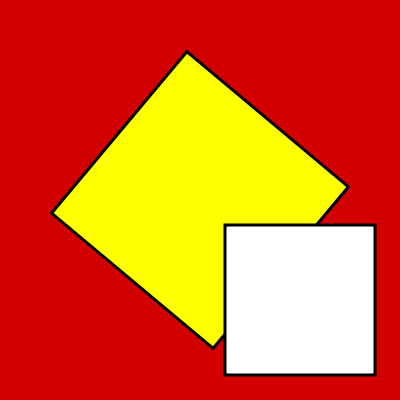
Frame 1 (no input)
Frame 60 (no input): identical to frame 1, image omitted
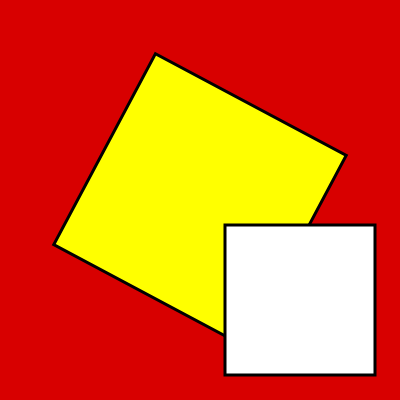
Frame 120 (the mouse pressed at the canvas centre since frame 60)

The p5.js sketch that drew these frames (run headless with seeded random() and noise() and a simulated clock; from frame 60 on, the mouse is pressed at the canvas centre):

// p5.js sketch
// ── sketch.js
// Intro to Interactivity
// Incorporating transformations (scale...rotate...translate...etc)
// Incorporate randomness
// "When I press my mouse, something will happen"

// First: let's generate a random number everytime I press my mouse

// global variables, for storing my random numbers
// initialized at top, defined within setup() --- why? bc we are using random()...needs to be within another p5.js function
let r; // changes the amount of red in background and the size of a shape
let r2; // amount of rotation

function setup() {
  createCanvas(400, 400);
  // when sketch first opens, generate random numbers
  r = random(100, 255);
  r2 = random(360);
  //console.log(r);
}

function draw() {
  background(r, 0, 0);
  rectMode(CENTER);
  strokeWeight(3);

  // first square (yellow)
  // combine rotate() with translate() and push() and pop()
  // push() and pop() isolates our transformations (rotate...translate...)
  push();
  // translate() shifts our origin (where things are drawn/oriented around)
  translate(width/2, height/2); 
  rotate(r2); // 0-360
  fill(255,255,0);
  rect(0,0, r);
  pop();

  // second square (white)
  fill(255,255,255);
  rect(300, 300, 150);
}

// when user presses mouse, generate a new random number
function mousePressed() {
  r = random(100, 255);
  r2 = random(360);
}

/*
For more information, study:
- https://docs.google.com/document/d/1pIEKKYwrDEGjKNYOve-6yeayMT8ZaW38qoUthIR4SfI/edit?tab=t.0#heading=h.9fok8y57y9l7
- https://docs.google.com/document/d/1cZSjQKUFEvIx_SggiNEJtbtijyvhf00TNkOXSPxyBx0/edit?tab=t.0#heading=h.u205jcv2y60f

Ideas for extending:
- Add more of shapes
- Change the color of the shapes
- Rotate both/all shapes
- Changes the scale/size of the shapes
*/
